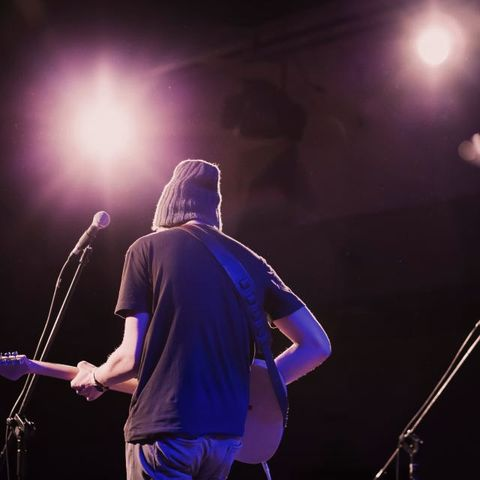
#> input picture poc/TEST_APP/Redwave/prototype/img/c-backlit.jpg, 480 x 480 px
$ python -i make_assets.py   (imports and definitions only)
#> lines starting #> are read from the running program, lines starting #| are printed output that depends on the picture
#> further down, picture is the input picture: PIL image 480x480 RGB; mean R, G, B 67.4, 45.2, 61.7
# Обробка фото для прототипу Redwave.
# Запуск: python3 make_assets.py <тека з img/raw/<StockSnapID>.img> <тека виводу>
# Сирі фото тягнулись через https://api.openverse.org/v1/images/<openverse-id>/thumb/?full_size=true
import sys, os
from PIL import Image, ImageOps, ImageEnhance, ImageFilter, ImageDraw
base = sys.argv[1]; raw = os.path.join(base, 'img/raw'); out = sys.argv[2]

def load(i): return Image.open(os.path.join(raw, i + '.img')).convert('RGB')

def square(im, cx=0.5, cy=0.5, size=480):
    w, h = im.size; s = min(w, h)
    x = int(max(0, min(w - s, cx * w - s / 2))); y = int(max(0, min(h - s, cy * h - s / 2)))
    return im.crop((x, y, x + s, y + s)).resize((size, size), Image.LANCZOS)

def box(im, ratio, cx=0.5, cy=0.5, width=720):
    w, h = im.size
    if w / h > ratio: cw, ch = int(h * ratio), h
    else: cw, ch = w, int(w / ratio)
    x = int(max(0, min(w - cw, cx * w - cw / 2))); y = int(max(0, min(h - ch, cy * h - ch / 2)))
    return im.crop((x, y, x + cw, y + ch)).resize((width, int(width / ratio)), Image.LANCZOS)

def lerp(a, b, t): return tuple(int(a[k] + (b[k] - a[k]) * t) for k in range(3))
STOPS = [(0, (10, 3, 6)), (0.35, (92, 6, 22)), (0.65, (214, 26, 48)), (0.85, (255, 92, 92)), (1, (255, 226, 218))]
def duotone(im, contrast=1.15):
#> called with contrast = 1.15
    g = ImageEnhance.Contrast(ImageOps.grayscale(im)).enhance(contrast)
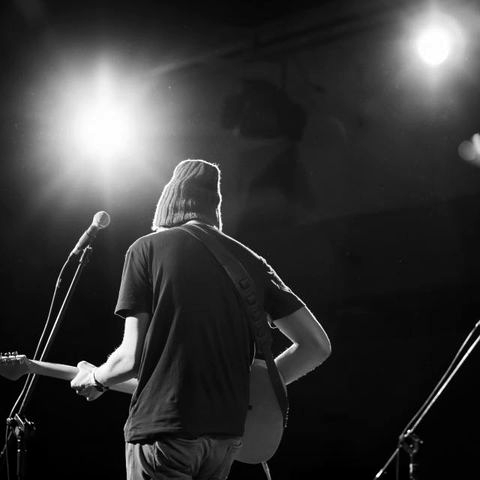
#> g: PIL image 480x480 L; min 0, max 255, mean 53.2
    lut = []
    for c in range(3):
        for v in range(256):
            t = v / 255
            for k in range(len(STOPS) - 1):
                if STOPS[k][0] <= t <= STOPS[k + 1][0]:
                    tt = (t - STOPS[k][0]) / (STOPS[k + 1][0] - STOPS[k][0]); lut.append(lerp(STOPS[k][1], STOPS[k + 1][1], tt)[c]); break
    return Image.merge('RGB', [g.point(lut[c * 256:(c + 1) * 256]) for c in range(3)])
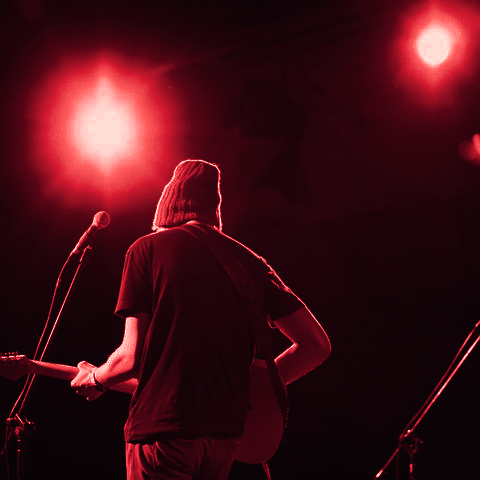
#> returned value: PIL image 480x480 RGB; mean R, G, B 64, 14.1, 21.8

def grade(im, amt=0.22):
    # легкий червоний спліт-тон, щоб обкладинки жили в одній палітрі
    return Image.blend(im, duotone(im, 1.0), amt)

COVERS = {
 'neon-heart': ('1MB7WMS2HX', .72, .5, 0), 'smoke': ('F66MXRQS1K', .48, .45, .15), 'slow-spin': ('DSU2OBEWB3', .5, .5, .1),
 'night-drive': ('QVGSXCGO6J', .5, .5, .15), 'bass-theory': ('WKV40ATLIY', .5, .5, .25), 'hands-up': ('4LZRZTD1MC', .45, .5, .2),
 'stage-lights': ('L695JG265J', .5, .45, .15), 'backlit': ('5GPP7A6LVW', .55, .5, .2), 'blue-room': ('N06ELOLAT9', .5, .5, .35),
 'needle-drop': ('PU9HHZB5QW', .5, .5, .3), 'indie-hour': ('8KQC04JDT0', .5, .5, .2), 'late-talk': ('Q0LOIKU7GM', .45, .5, .2),
 'monochrome': ('1Y69ONYCCZ', .5, .5, .3), 'golden-hour': ('D14AE6DFF7', .5, .5, .15), 'brass': ('RJWNF1GVHZ', .5, .5, .15),
 'white-noise': ('45C794A760', .35, .5, .3)
}
# [14 lines not run here, left out]

>>> from PIL import Image
>>> picture = Image.open('c-backlit.jpg')
>>> result = duotone(picture)

$ run again, on poc/TEST_APP/Redwave/prototype/img/c-golden-hour.jpg
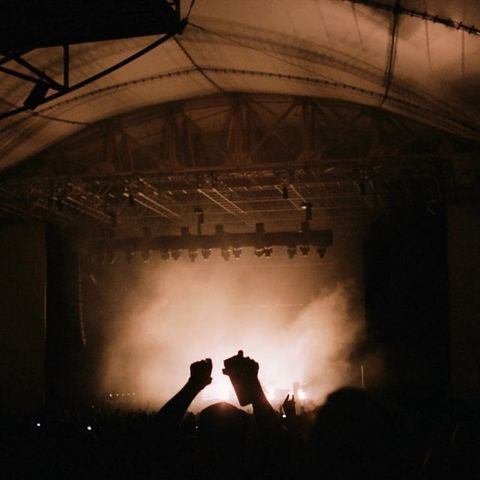
#> input picture poc/TEST_APP/Redwave/prototype/img/c-golden-hour.jpg, 480 x 480 px
#> picture is the input picture: PIL image 480x480 RGB; mean R, G, B 64.6, 44.9, 31.6
#> in duotone, `g = ImageEnhance.Contrast(ImageOps.grayscale(im)).enhance(contrast)`:
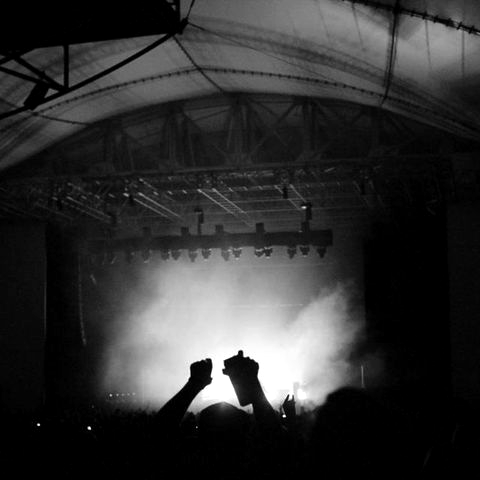
#> g: PIL image 480x480 L; min 0, max 255, mean 49
#> in duotone, `return Image.merge('RGB', [g.point(lut[c * 256:(c + 1) * 256]) for c i..`:
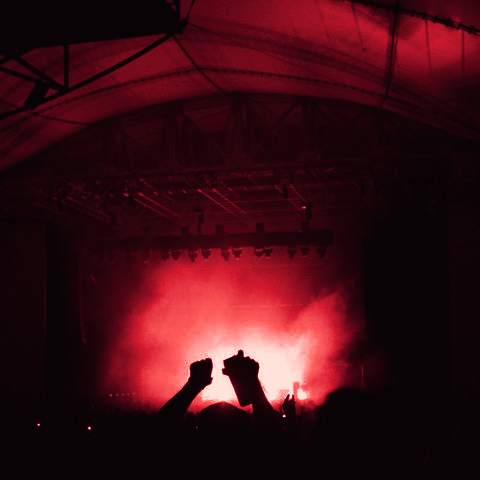
#> returned value: PIL image 480x480 RGB; mean R, G, B 60.2, 13.3, 20.7

$ run again, on poc/TEST_APP/Redwave/prototype/img/c-hands-up.jpg
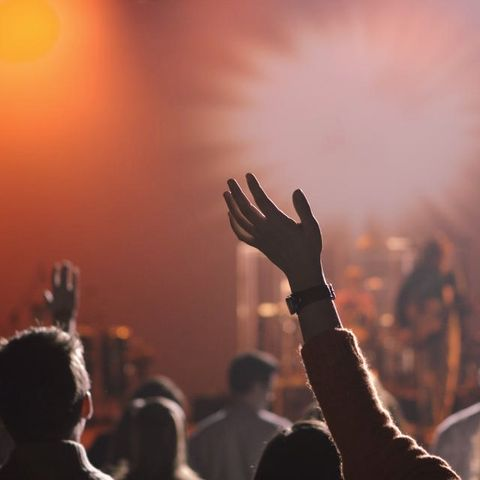
#> input picture poc/TEST_APP/Redwave/prototype/img/c-hands-up.jpg, 480 x 480 px
#> picture is the input picture: PIL image 480x480 RGB; mean R, G, B 144.7, 95.1, 82.6
#> in duotone, `g = ImageEnhance.Contrast(ImageOps.grayscale(im)).enhance(contrast)`:
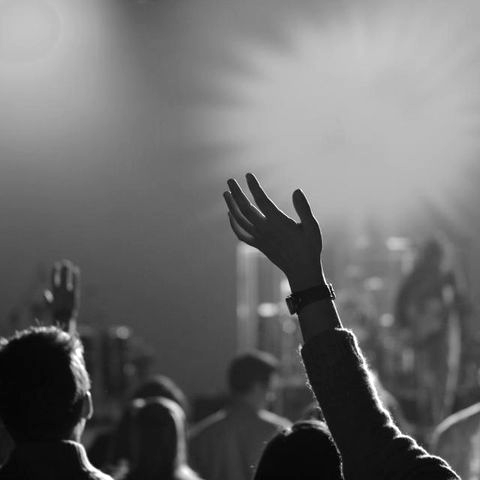
#> g: PIL image 480x480 L; min 0, max 255, mean 108.1
#> in duotone, `return Image.merge('RGB', [g.point(lut[c * 256:(c + 1) * 256]) for c i..`:
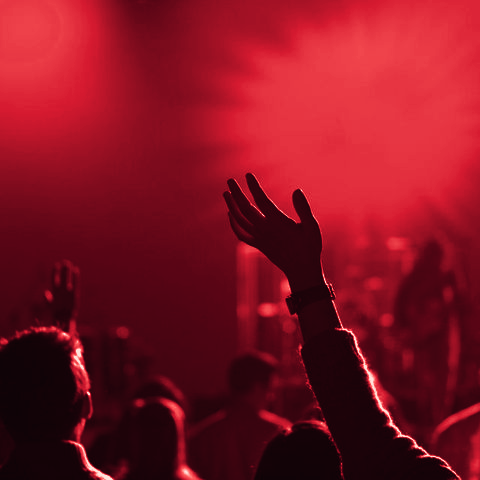
#> returned value: PIL image 480x480 RGB; mean R, G, B 128.9, 19.1, 33.1

$ run again, on poc/TEST_APP/Redwave/prototype/img/c-indie-hour.jpg
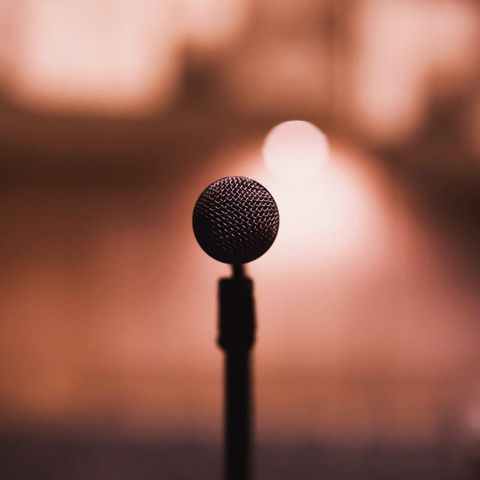
#> input picture poc/TEST_APP/Redwave/prototype/img/c-indie-hour.jpg, 480 x 480 px
#> picture is the input picture: PIL image 480x480 RGB; mean R, G, B 153.1, 100.1, 85.4
#> in duotone, `g = ImageEnhance.Contrast(ImageOps.grayscale(im)).enhance(contrast)`:
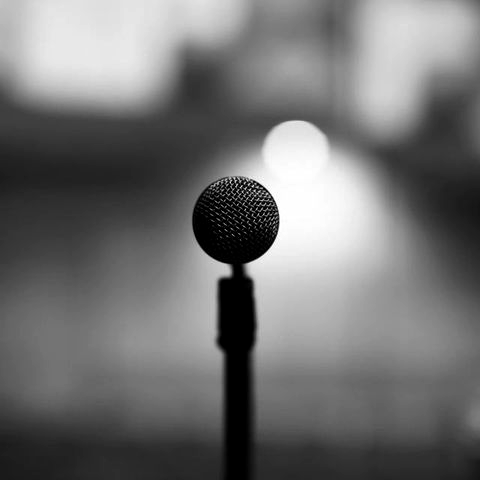
#> g: PIL image 480x480 L; min 0, max 255, mean 114
#> in duotone, `return Image.merge('RGB', [g.point(lut[c * 256:(c + 1) * 256]) for c i..`:
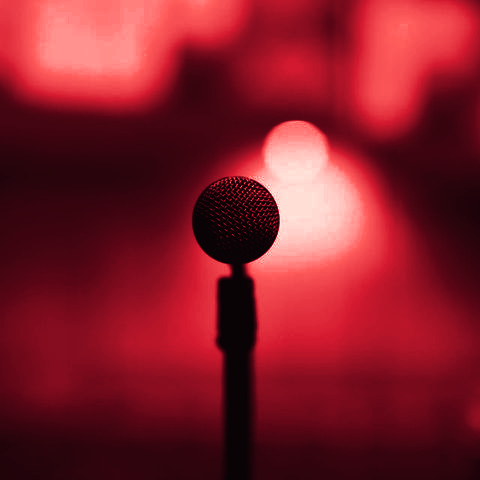
#> returned value: PIL image 480x480 RGB; mean R, G, B 132, 29.2, 41.5
